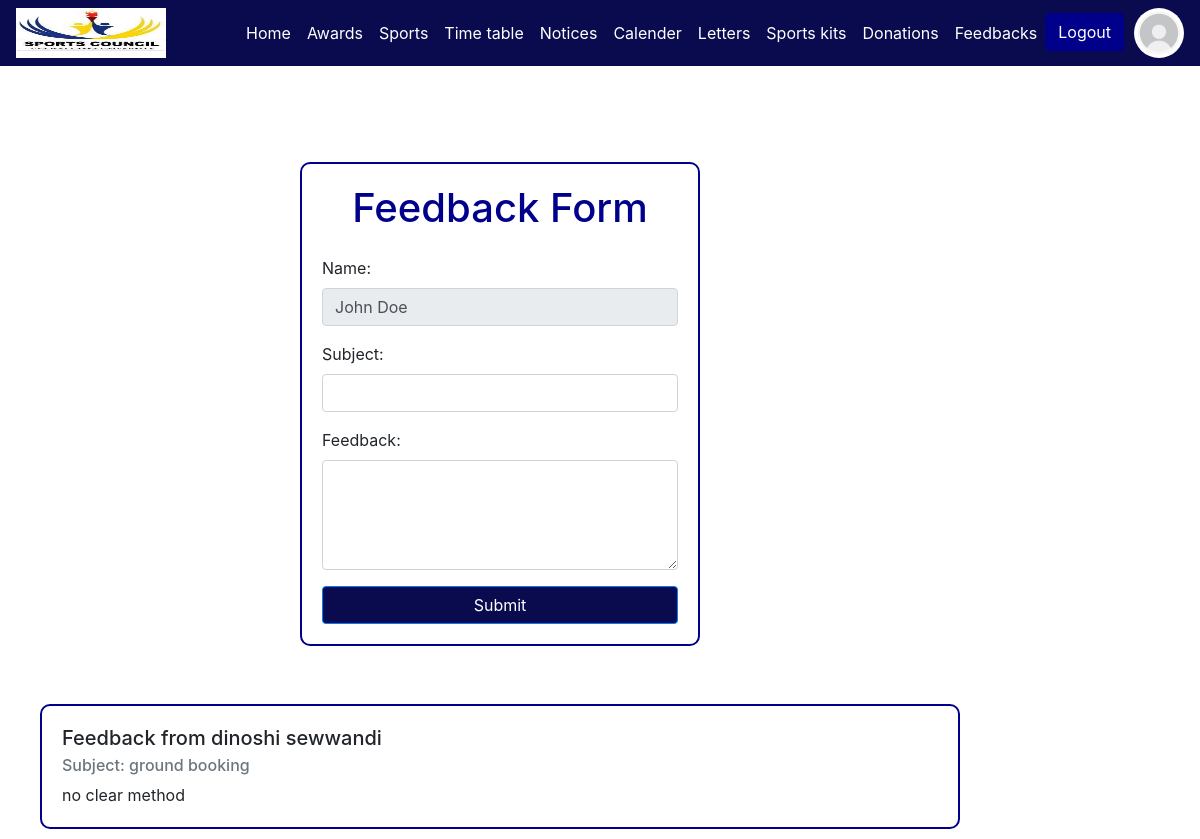
The page /feedback_page.php (signed in) on the database its author committed.
### tables this page shows
CREATE TABLE `university_students` (
  `id` int(11) NOT NULL,
  `full_name` varchar(255) NOT NULL,
  `address` varchar(255) NOT NULL,
  `district` varchar(255) NOT NULL,
  `birthday` date NOT NULL,
  `nic` varchar(12) NOT NULL,
  `degree` varchar(255) NOT NULL,
  `faculty` varchar(255) NOT NULL,
  `enrollment_no` varchar(20) NOT NULL,
  `phone_no` varchar(15) NOT NULL,
  `university_email` varchar(255) NOT NULL,
  `password` varchar(255) NOT NULL,
  `gender` enum('male','female') NOT NULL,
  `sport_type` varchar(20) NOT NULL,
  `medical_issues` text NOT NULL,
  `confirm_password` varchar(255) NOT NULL
);

CREATE TABLE `feedback` (
  `id` int(11) NOT NULL,
  `name` varchar(255) NOT NULL,
  `subject` varchar(255) NOT NULL,
  `feedback` text NOT NULL,
  `created_at` timestamp NOT NULL DEFAULT current_timestamp()
);

### classes/User.php (called while the page is built, shortened)
<?php
class User {
    public static function getUserById($con, $user_id) {
        try {
            $query = "SELECT * FROM university_students WHERE id = ?";
            $pstmt = $con->prepare($query);
            $pstmt->bindValue(1, $user_id);
            $pstmt->execute();
            if ($pstmt->rowCount() > 0) {
                return $pstmt->fetch(PDO::FETCH_ASSOC);
            }
            return null;
        } catch (PDOException $exc) {
            die("Error in getUserById: " . $exc->getMessage());
        }
    }
}

### feedback_page.php (the view, shortened to what this page needs)
<?php
require_once 'classes/DbConnector.php';
require_once 'classes/User.php';
$user = [];
if (isset($_SESSION['user_id'])) {
    $user_id = $_SESSION['user_id'];
    $db = DbConnector::getConnection();
    $user = User::getUserById($db, $user_id);
}
$db = DbConnector::getConnection();
$query = "SELECT * FROM feedback ORDER BY created_at DESC";
$stmt = $db->query($query);
?>
<!DOCTYPE html>
<html lang="en">
<head>
    <link rel="stylesheet" href="https://stackpath.bootstrapcdn.com/bootstrap/4.5.2/css/bootstrap.min.css">
</head>
<body>
<nav class="navbar navbar-expand-lg navbar-light">
  <img style="width:150px; height:50px;" src="images/logo.jpg">
  <div class="collapse navbar-collapse" id="navbarNav">
    <ul class="navbar-nav ml-auto">
      <li class="nav-item active">
        <a class="nav-link" href="home_page.php">Home <span class="sr-only">(current)</span></a>
      </li>
       <li class="nav-item">
        <a class="nav-link" href="awards.php">Awards</a>
      </li>
      <li class="nav-item">
      <a class="nav-link" href="./sports/Frontend/index.php">Sports</a>
      </li>
      <li class="nav-item">
        <a class="nav-link" href="Page/1.php">Time table</a>
      </li>
      <li class="nav-item">
        <a class="nav-link" href="players.php">Notices</a>
      </li>
      <li class="nav-item">
        <a class="nav-link" href="Tournements.php">Calender</a>
      </li>
      <li class="nav-item">
        <a class="nav-link" href="letter.php">Letters</a>
      </li>
      <li class="nav-item">
        <a class="nav-link" href="sport_kit.php">Sports kits</a>
      </li>
      <li class="nav-item">
        <a class="nav-link" href="donation.php">Donations</a>
      </li>
       <li class="nav-item">
        <a class="nav-link" href="feedback_page.php">Feedbacks</a>
      </li>
      <li class="nav-item">
      <a style="background-color:darkblue; border-color: darkblue; margin-right: 10px;" href="logout.php" class="btn btn-dark">Logout</a>
      </li>
    </ul>
  </div>
  <a class="nav-item" href="profile.php">
  <img class="rounded-profile" src="images/profile1.jpg" alt="Profile Icon" style="width:50px; height:50px;">
</a>
</nav>
<br><br>
      <div class="col-md-10 col-12 main-content">
<div class="container mt-5">
    <div class="row justify-content-center">
        <div class="col-md-6">
            <div class="feedback-container">
                <form action="<?php echo $_SERVER["PHP_SELF"]; ?>" method="POST">
                    <h1 style="color: darkblue;" class="mb-4 text-center">Feedback Form</h1>
                    <div class="form-group">
                        <label for="name">Name:</label>
                        <input type="text" class="form-control" id="name" name="name" value="<?php echo isset($user['full_name']) ? htmlspecialchars($user['full_name']) : ''; ?>" readonly>
                    </div>
                    <div class="form-group">
                        <label for="subject">Subject:</label>
                        <input type="text" class="form-control" id="subject" name="subject" required>
                    </div>
                    <div class="form-group">
                        <label for="feedback">Feedback:</label>
                        <textarea class="form-control" id="feedback" name="feedback" rows="4" required></textarea>
                    </div>
                    <button style="background-color: #0A0B4F;" type="submit" class="btn btn-primary btn-block">Submit</button>
                </form>
            </div>
        </div>
    </div>
    <div class="row mt-5">
        <div class="col-md-12 d-flex">
            <?php while ($row = $stmt->fetch(PDO::FETCH_ASSOC)) { ?>
                <div class="comment-card flex-fill">
                    <div class="card-body">
                        <h5 class="card-title">Feedback from <?php echo $row['name']; ?></h5>
                        <h6 class="card-subtitle mb-2 text-muted">Subject: <?php echo $row['subject']; ?></h6>
                        <p class="card-text"><?php echo $row['feedback']; ?></p>
                    </div>
                </div>
            <?php } ?>

### feedback_page.php (style rules this page uses)
.navbar-nav .nav-link { color: white !important; }
.navbar { background-color:#0A0B4F; }
.rounded-profile { width: 50px; height: 50px; border-radius: 50%; object-fit: cover; }
.feedback-container { margin: auto; max-width: 400px; border: 2px solid darkblue; padding: 20px; border-radius: 10px; }
.comment-card { border: 2px solid #00008B; margin: 10px; border-radius: 10px; flex: 1; }

### rows shown on the page
university_students: name "John Doe"
feedback: name "dinoshi sewwandi", subject "ground booking", feedback "no clear method"
